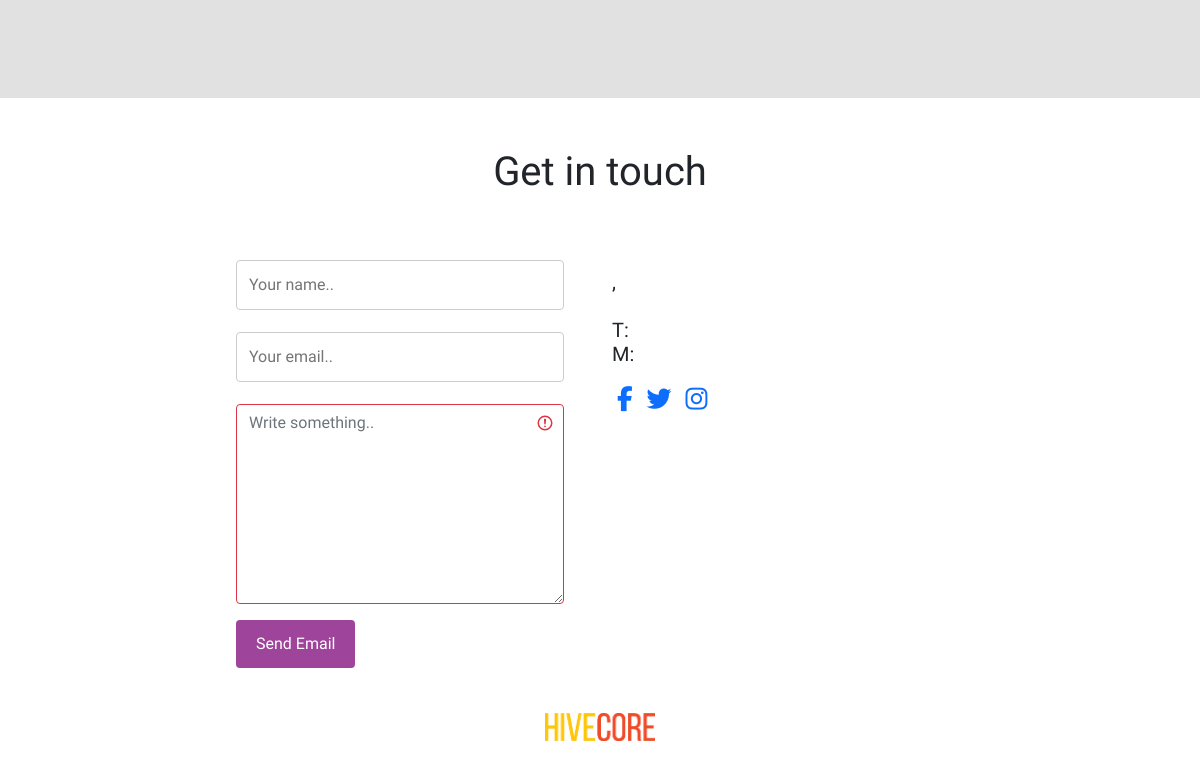
/ (lower part), run on an earlier commit of the app's database.
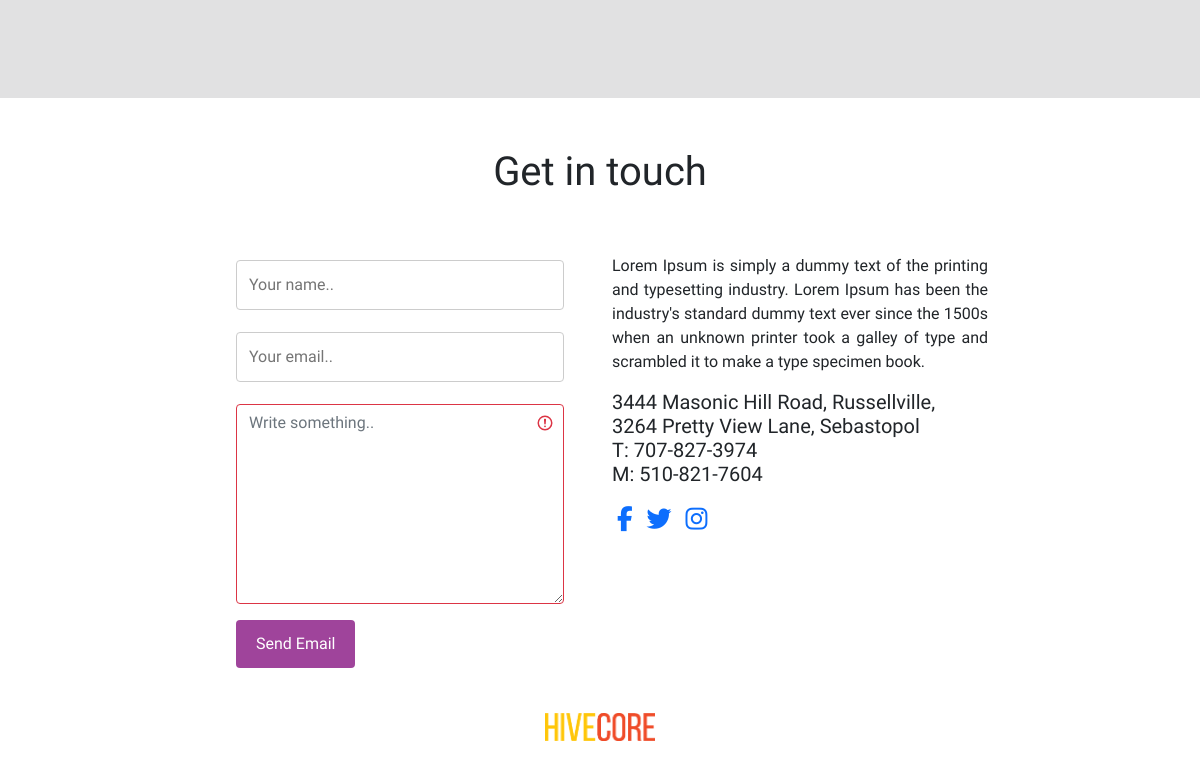
And on a later commit of the database.
### main/models.py (models this page shows, shortened)
class Address(models.Model):
    caption = models.CharField(max_length=50, null=True, blank=True)
    details = models.TextField(max_length=1000, null=True, blank=True)
    address1 = models.TextField(max_length=200, null=True, blank=True)
    address2 = models.TextField(max_length=200, null=True, blank=True)
    phNumber1 = models.TextField(max_length=100, null=True, blank=True)
    phNumber2 = models.TextField(max_length=100, null=True, blank=True)
    facebook = models.TextField(max_length=50, null=True, blank=True)
    twitter = models.TextField(max_length=50, null=True, blank=True)
    social3 = models.TextField(max_length=50, null=True, blank=True)
    social4 = models.TextField(max_length=50, null=True, blank=True)

### main/views.py (the view, shortened to what this page needs)
# urls.py: path('', views.index, name = 'index'),
def index(request):
    about = About.objects.all().first()
    mission = Mission.objects.all().first()
    subtitle = Subtitle.objects.all().first()
    logo = Logo.objects.all().first()
    banner = Banner.objects.all().first()
    nav_logo = Nav_logo.objects.all().first()
    footer = Footer.objects.all().first()
    feature = Feature.objects.all()[:4]
    team = Team.objects.all()
    team2 = Team2.objects.all()
    clint_review = Clint_review.objects.all()
    address = Address.objects.all().last()
    con = {
    'subtitle': subtitle.subtitle,
    'about': about,
    'moto': mission.moto,
    'logo':logo,
    'banner':banner,
    'nav_logo':nav_logo,
    'footer':footer,
    'feature':feature,
    'team':team,
    'team2':team2,
    'clint_review':clint_review,
    'address': address,
}
    return render(request, 'index.html',con)

### main/templates/index.html (shortened to what this page needs)
{% load static%}
<!DOCTYPE html>
<html lang="en">
<head>
  <link href="https://cdn.jsdelivr.net/npm/bootstrap@5.1.0/dist/css/bootstrap.min.css" rel="stylesheet"
>
  <link rel="stylesheet" href="{% static 'style.css' %}">
</head>
<body>
  <section id="testimonial">
    <div class="container">
    </div>
</section>
  <div class="contact container-fluid">
    <h1 style="text-align: center; padding: 50px;">Get in touch</h1>
    <div class="row d-flex justify-content-center">
      <div class="col-sm-4">
        <div class="container-fluid" style="margin-bottom: 25px;">
          <form action="" method="post" class="was-validated">
            <input type="text" id="fname" name="name" placeholder="Your name.." required>
            <input type="email" id="email" name="email" placeholder="Your email.." required>
            <textarea class="form-control" id="subject" name="subject" placeholder="Write something.." style="height:200px" required></textarea>
            <input type="submit" value="Send Email">
          </form>
        </div>
      </div>
      <div class="col-sm-4">
        <p style="text-align: justify; ">{{address.details}}</p>
        <h5>{{address.address1}}, <br>
          {{address.address2}} <br>
          T: {{address.phNumber1}}<br>
          M: {{address.phNumber2}}<br>
        </h5>
        <div style="padding-top: 8px;">
           <a href="{{address.facebook}}"><i style="padding: 5px; font-size: 25px;" class="fab fa-facebook-f"></i></a>
           <a href="{{address.twitter}}"><i style="padding: 5px; font-size: 25px;" class="fab fa-twitter"></i></a>
           <a href="{{address.social3}}">
          <i style="padding: 5px; font-size: 25px;" class="fab fa-instagram"></i></a>
        </div>
      </div>
    </div>
  </div>
  <div class="footer d-flex justify-content-center">
    <img style="width: 150px; padding: 20px;" src="{{footer.image.url}}">
  </div>
</body>
</html>

What changed in the data, as far as the page shows it:
added Address: details "Lorem Ipsum is simply a dummy text of the printing and typesetting industry. Lorem Ipsum has been the industry's standard dummy text ever since the 1500s when an unknown printer took a galley of type and scrambled it to make a type specimen book.", address1 "3444 Masonic Hill Road, Russellville", address2 "3264 Pretty View Lane, Sebastopol", phNumber1 "707-827-3974", phNumber2 "510-821-7604"
